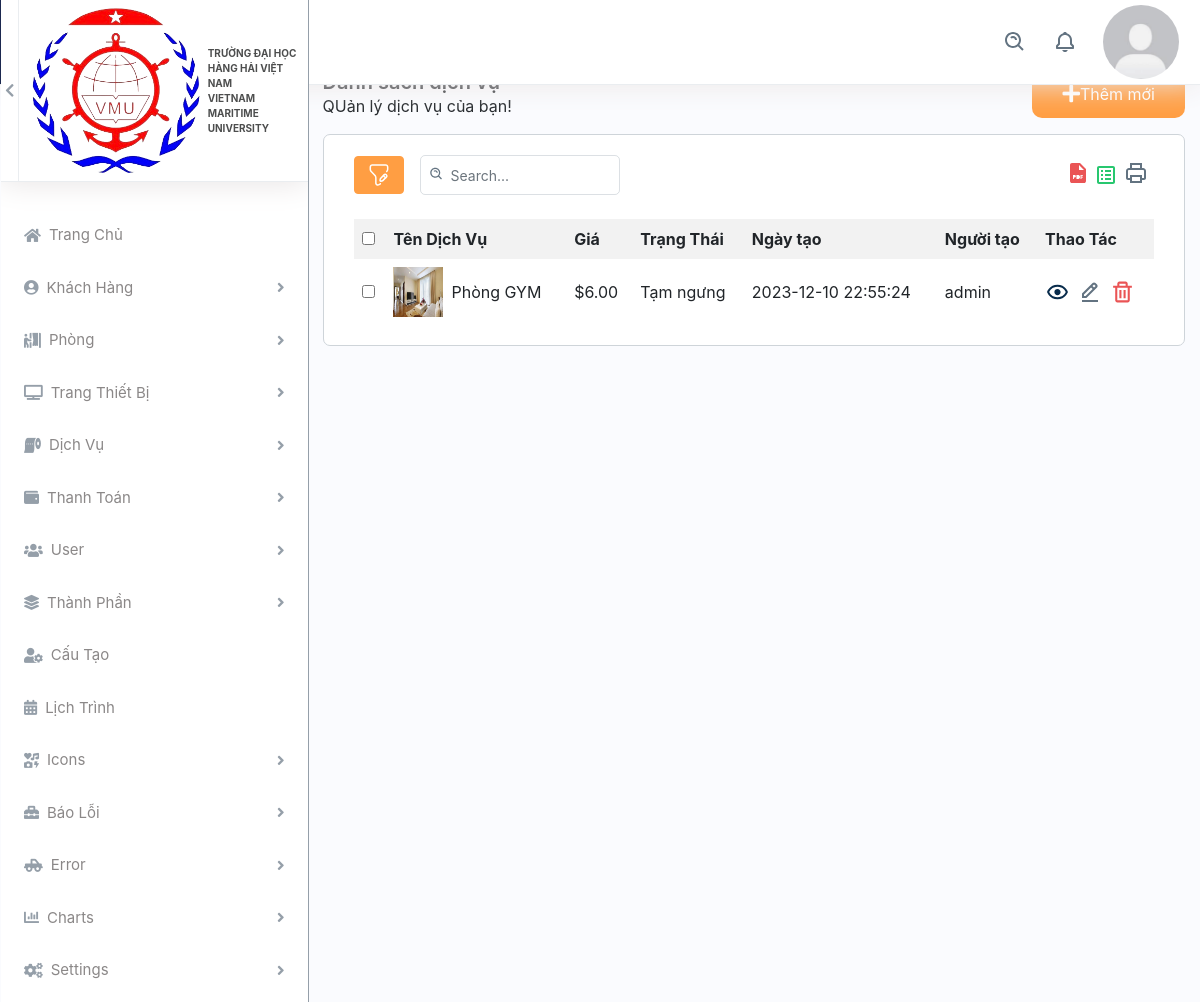
Page /back_end/list-dv.php (signed in) on the earlier database version.
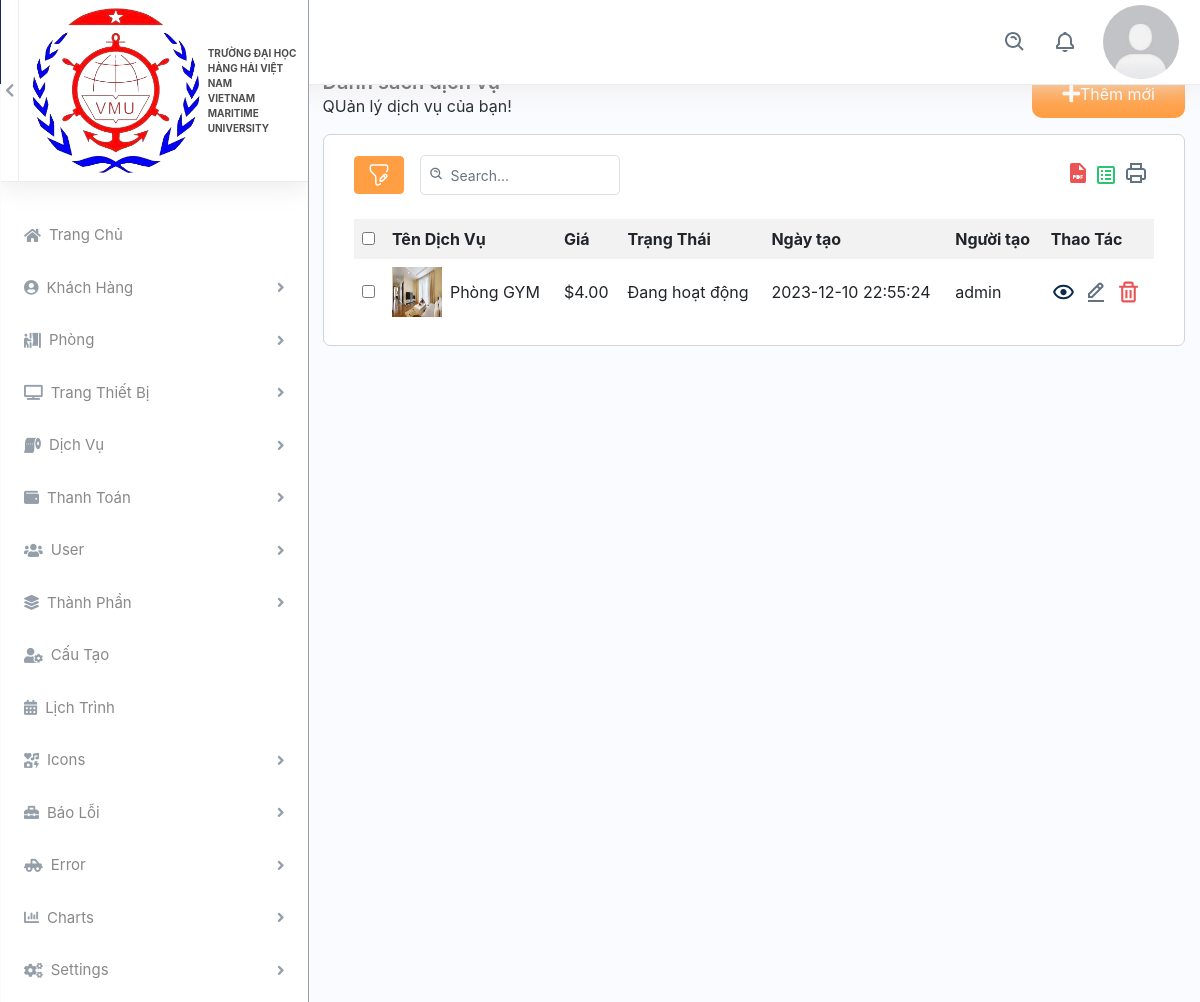
Same page on the later database version.
### tables this page shows
CREATE TABLE `dichvu` (
  `id` int(11) NOT NULL,
  `ten_dv` varchar(255) NOT NULL,
  `gia` decimal(10,2) NOT NULL,
  `trangthai` varchar(255) NOT NULL,
  `ngaytao` datetime DEFAULT current_timestamp(),
  `nguoitao` varchar(255) NOT NULL,
  `anh` varchar(255) NOT NULL
);

### config/database.php (called while the page is built, shortened)
<?php
class Database {
    private $host = servername;
    private $user = username;
    private $password = password;
    private $dbname = dbname;
    private $link;
    private function connectDB() {
        $this->link = new mysqli($this->host, $this->user, $this->password, $this->dbname);
    }
    public function select($query) {
        $result = $this->link->query($query) or die($this->link->error . __LINE__);
        if ($result->num_rows > 0) {
            return $result;
        } else {
            return false;
        }
    }
}
?>

### back_end/list-dv.php (the view, shortened to what the changed rows need)
<?php
if(empty($_SESSION['username'])){
    var_dump($_SESSION['username']);
    header("location: dang_nhap.html");
} else{ ?>
    <?php
    include 'header.php';
    include 'side-bar.php';
    ?>
        <div class="col-md-9">
            <div class="col-12 container-content">
                <div class="content-add-room col-12">
                    <?php
                    include '../config/database.php';
                    ?>
                    <div id="contents">
                        <?php
                        $db = new Database();
                        $sql = "SELECT * FROM dichvu";
                        $result = $db->select($sql);
                        ?>
                        <?php if ($result->num_rows > 0) { ?>
                            <table class="table-data">
                                <tr>
                                    <th>
                                        <input type="checkbox" name="check_all">
                                    </th>
                                    <th>Tên Dịch Vụ</th>
                                    <th>Giá</th>
                                    <th>Trạng Thái</th>
                                    <th>Ngày tạo</th>
                                    <th>Người tạo</th>
                                    <th>Thao Tác</th>
                                </tr>
                                <?php while ($row = $result->fetch_assoc()) { ?>
                                    <tr>
                                        <td><input type="checkbox" name="check_daughter"></td>
                                        <td class="d-flex align-items-center"><img class="img-fluid img-responsive mr-2" height="10" width="10" src="../assets/img/<?php echo $row['anh']; ?>" alt="Dich vu ki tuc xa"> <?php echo $row['ten_dv']; ?></td>
                                        <td><span>$</span><?php echo $row['gia']; ?></td>
                                        <td><?php echo $row['trangthai']; ?></td>
                                        <td><?php echo $row['ngaytao']; ?></td>
                                        <td><?php echo $row['nguoitao'] ?></td>
                                        <td class="d-flex thao-tac">
                                            <a class="me-3" href="../front_end/dichvu-detail.php?id=<?php echo $row['id'];?>">
                                                <img src="../assets/img/eye.svg" alt="img" class="img-fluid">
                                            </a>
                                            <a class="me-3" href="sua-dv.php?id=<?php echo $row['id']; ?>">
                                                <img src="../assets/img/edit.svg" alt="img" class="img-fluid icon-edit">
                                            </a>
                                            <a class="confirm-text" href="xoa-dv.php?id=<?php echo $row['id']; ?>">
                                                <img src="../assets/img/delete.svg" alt="img" class="img-fluid">
                                            </a>
                                        </td>
                                    </tr>
                                <?php } ?>
                            </table>
                        <?php } else {
                            echo "Không có dữ liệu.";
                        } ?>
                    </div>
                </div>
            </div>
        </div>
    </div>
    </body>
    </html>
<?php } ?>

Differences in the rows shown:
changed dichvu "Phòng GYM": gia "6.00" → "4.00"; trangthai "Tạm ngưng" → "Đang hoạt động"
